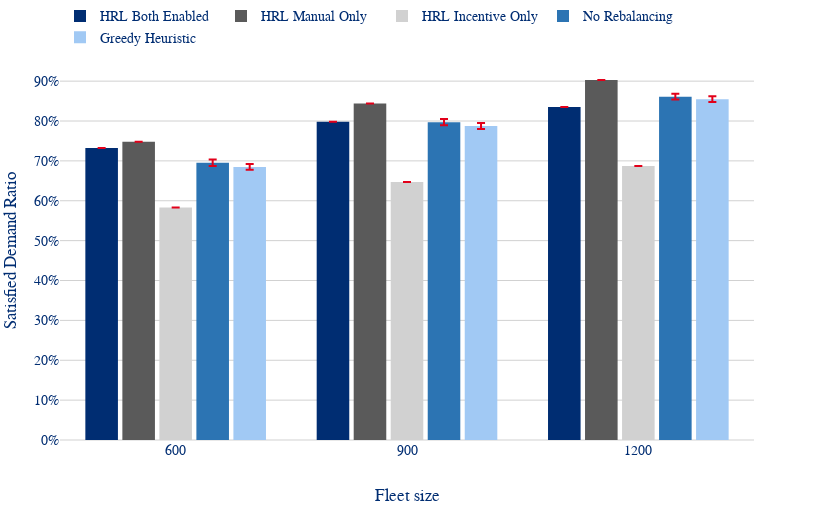

Write notebook code for a chart like this one.
### Code cell
plot_grouped_bars_by_fleet(full_results, "mean_satisfied_ratio").show()

### Figure 1 — Plotly figure (JSON) as saved in the notebook; plotly's stock layout.template omitted (floating-point values rounded to 4 significant figures)
{"data": [{"error_y": {"array": [0.0, 0.0, 0.0], "color": "#E2001A", "type": "data", "visible": true}, "name": "HRL Both Enabled", "type": "bar", "x": ["600", "900", "1200"], "y": [0.7322, 0.7979, 0.835]}, {"error_y": {"array": [0.0, 0.0, 0.0], "color": "#E2001A", "type": "data", "visible": true}, "name": "HRL Manual Only", "type": "bar", "x": ["600", "900", "1200"], "y": [0.7477, 0.8438, 0.903]}, {"error_y": {"array": [0.0, 0.0, 0.0], "color": "#E2001A", "type": "data", "visible": true}, "name": "HRL Incentive Only", "type": "bar", "x": ["600", "900", "1200"], "y": [0.583, 0.6469, 0.687]}, {"error_y": {"array": [0.008171, 0.008036, 0.007194], "color": "#E2001A", "type": "data", "visible": true}, "name": "No Rebalancing", "type": "bar", "x": ["600", "900", "1200"], "y": [0.6956, 0.7972, 0.8611]}, {"error_y": {"array": [0.007384, 0.007757, 0.007043], "color": "#E2001A", "type": "data", "visible": true}, "name": "Greedy Heuristic", "type": "bar", "x": ["600", "900", "1200"], "y": [0.6849, 0.7876, 0.8548]}], "layout": {"bargap": 0.2, "bargroupgap": 0.12, "barmode": "group", "height": 520, "legend": {"orientation": "h", "x": 0, "xanchor": "left", "y": 1.02, "yanchor": "bottom"}, "margin": {"b": 80, "l": 60, "r": 66, "t": 0}, "width": 820, "xaxis": {"title": {"text": "Fleet size"}}, "yaxis": {"tickformat": ".0%", "title": {"text": "Satisfied Demand Ratio"}}}}
